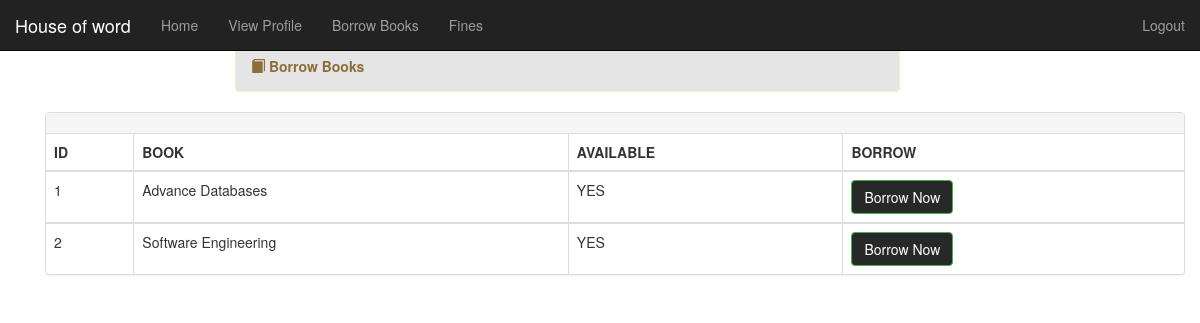
The app's page /borrow-student.php with its own data.
### tables this page shows
CREATE TABLE `books` (
  `bookId` int(11) NOT NULL,
  `bookTitle` varchar(150) NOT NULL,
  `author` varchar(60) NOT NULL,
  `ISBN` varchar(30) NOT NULL,
  `bookCopies` varchar(10) NOT NULL,
  `publisherName` varchar(60) NOT NULL,
  `available` varchar(10) NOT NULL,
  `categories` varchar(30) NOT NULL,
  `callNumber` varchar(30) NOT NULL
);

### borrow-student.php (the view, shortened to what this page needs)
<?php
include "includes/header.php";
?>
<div class="container">
    <?php include "includes/nav2.php"; ?>
	<div class="container">
    <?php include "includes/nav2.php"; ?>
    <div class="alert alert-warning col-lg-7 col-md-12 col-sm-12 col-xs-12 col-lg-offset-2 col-md-offset-0 col-sm-offset-1 col-xs-offset-0" style="background-color: #E5E5E5">
        <span class="glyphicon glyphicon-book"></span>
        <strong>Borrow Books</strong>
    </div>
	</div>
	<div class="container">
		<div class="panel panel-default">
		  <div class="panel-heading">
		  </div>
		  <table class="table table-bordered">
		         <tr>
					<th>ID</th>
					<th>BOOK</th>
					<th>AVAILABLE</th>
					<th>BORROW</th>
				  </tr>
					 <?php
					$sql = "SELECT * FROM books";
					$query = mysqli_query($conn, $sql);
					$counter = 1;
						while($row = mysqli_fetch_array($query)){
							?>
							<tbody>
							<tr>
							<td><?php echo $counter++; ?></td>
							<td><?php echo $row['bookTitle'];?></td>
							<td><?php echo $row['available']; ?></td>
							<td><a href="lend-student.php" id="show" class="show-in"><button class="btn btn-success"style="background-color: #282828">Borrow Now
							</button>
							</a></td>
							</tr>
							</tbody>
							<?php }
					 ?>
					 </table>
	  </div>
	</div>
</body>
</html>

### css/style.css (style rules this page uses)
body { overflow-x: hidden; }
.alert { margin-top: 40px; }

### records on screen
books: bookTitle "Advance Databases", available "YES"
books: bookTitle "Software Engineering", available "YES"
